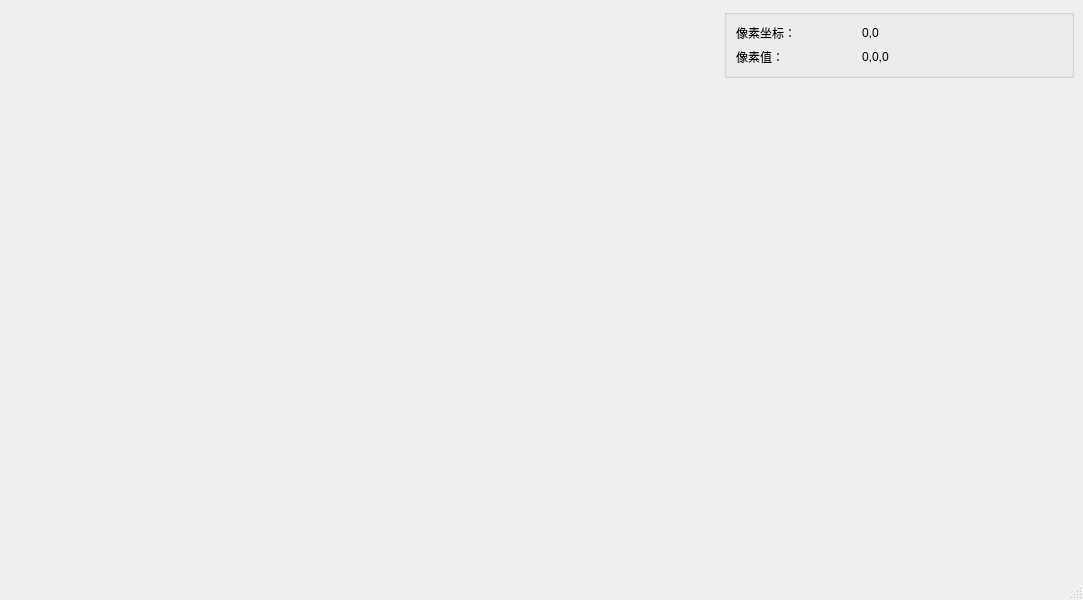
<?xml version="1.0" encoding="UTF-8"?>
<ui version="4.0">
 <class>MainWindow</class>
 <widget class="QMainWindow" name="MainWindow">
  <property name="geometry">
   <rect>
    <x>0</x>
    <y>0</y>
    <width>1083</width>
    <height>600</height>
   </rect>
  </property>
  <property name="windowTitle">
   <string>MainWindow</string>
  </property>
  <widget class="QWidget" name="centralwidget">
   <layout class="QGridLayout" name="gridLayout_2">
    <item row="0" column="0" rowspan="2">
     <widget class="ImageViewWidget" name="widget" native="true">
      <property name="sizePolicy">
       <sizepolicy hsizetype="Preferred" vsizetype="Preferred">
        <horstretch>0</horstretch>
        <verstretch>0</verstretch>
       </sizepolicy>
      </property>
     </widget>
    </item>
    <item row="0" column="1">
     <widget class="QGroupBox" name="groupBox">
      <property name="sizePolicy">
       <sizepolicy hsizetype="Fixed" vsizetype="Preferred">
        <horstretch>0</horstretch>
        <verstretch>0</verstretch>
       </sizepolicy>
      </property>
      <property name="minimumSize">
       <size>
        <width>350</width>
        <height>0</height>
       </size>
      </property>
      <property name="title">
       <string/>
      </property>
      <layout class="QGridLayout" name="gridLayout">
       <item row="0" column="0">
        <widget class="QLabel" name="label">
         <property name="sizePolicy">
          <sizepolicy hsizetype="Minimum" vsizetype="Preferred">
           <horstretch>0</horstretch>
           <verstretch>0</verstretch>
          </sizepolicy>
         </property>
         <property name="text">
          <string>像素坐标：</string>
         </property>
        </widget>
       </item>
       <item row="1" column="0">
        <widget class="QLabel" name="label_2">
         <property name="sizePolicy">
          <sizepolicy hsizetype="Minimum" vsizetype="Preferred">
           <horstretch>0</horstretch>
           <verstretch>0</verstretch>
          </sizepolicy>
         </property>
         <property name="text">
          <string>像素值：</string>
         </property>
        </widget>
       </item>
       <item row="0" column="1">
        <widget class="QLabel" name="label_pos">
         <property name="sizePolicy">
          <sizepolicy hsizetype="Fixed" vsizetype="Preferred">
           <horstretch>0</horstretch>
           <verstretch>0</verstretch>
          </sizepolicy>
         </property>
         <property name="minimumSize">
          <size>
           <width>200</width>
           <height>0</height>
          </size>
         </property>
         <property name="text">
          <string>0,0</string>
         </property>
        </widget>
       </item>
       <item row="1" column="1">
        <widget class="QLabel" name="label_pixel_val">
         <property name="sizePolicy">
          <sizepolicy hsizetype="Fixed" vsizetype="Preferred">
           <horstretch>0</horstretch>
           <verstretch>0</verstretch>
          </sizepolicy>
         </property>
         <property name="minimumSize">
          <size>
           <width>200</width>
           <height>0</height>
          </size>
         </property>
         <property name="text">
          <string>0,0,0</string>
         </property>
        </widget>
       </item>
      </layout>
     </widget>
    </item>
    <item row="1" column="1">
     <spacer name="verticalSpacer">
      <property name="orientation">
       <enum>Qt::Vertical</enum>
      </property>
      <property name="sizeHint" stdset="0">
       <size>
        <width>20</width>
        <height>447</height>
       </size>
      </property>
     </spacer>
    </item>
   </layout>
  </widget>
  <widget class="QMenuBar" name="menubar">
   <property name="geometry">
    <rect>
     <x>0</x>
     <y>0</y>
     <width>1083</width>
     <height>27</height>
    </rect>
   </property>
  </widget>
  <widget class="QStatusBar" name="statusbar"/>
 </widget>
 <customwidgets>
  <customwidget>
   <class>ImageViewWidget</class>
   <extends>QWidget</extends>
   <header>ins_image_widget.h</header>
   <container>1</container>
  </customwidget>
 </customwidgets>
 <resources/>
 <connections/>
</ui>
